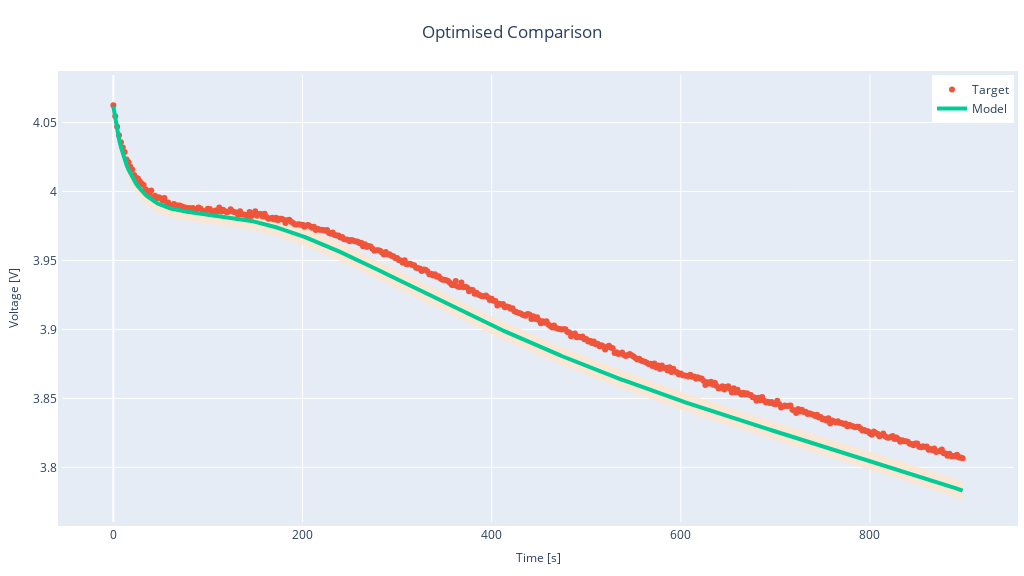

Notebook code cell kept with this figure:
### Markdown cell above
### Comparing System Response

We can quickly plot the system's response using the estimated parameters compared to the target:

### Code cell
pybop.quick_plot(x, cost, title="Optimised Comparison");

### Figure 1 — Plotly figure (JSON) as saved in the notebook; plotly's stock layout.template omitted (floating-point values rounded to 4 significant figures; data arrays with more than 128 entries replaced by an {"elided": "..."} marker saying what was removed)
{"data": [{"fill": "toself", "fillcolor": "rgba(255,229,204,0.8)", "hoverinfo": "skip", "line": {"color": "rgba(255,255,255,0)"}, "showlegend": false, "type": "scatter", "x": {"elided": "900 int values"}, "y": {"elided": "900 float values"}}, {"mode": "markers", "name": "Target", "type": "scatter", "x": {"elided": "450 int values"}, "y": {"elided": "450 float values"}}, {"line": {"width": 4}, "mode": "lines", "name": "Model", "type": "scatter", "x": {"elided": "450 int values"}, "y": {"elided": "450 float values"}}], "layout": {"autosize": false, "height": 576, "legend": {"font": {"size": 12}, "x": 1, "xanchor": "right", "y": 1, "yanchor": "top"}, "margin": {"b": 10, "l": 10, "pad": 4, "r": 10, "t": 75}, "showlegend": true, "title": {"text": "Optimised Comparison", "x": 0.5}, "width": 1024, "xaxis": {"tickfont": {"size": 12}, "title": {"font": {"size": 12}, "text": "Time [s]"}}, "yaxis": {"tickfont": {"size": 12}, "title": {"font": {"size": 12}, "text": "Voltage [V]"}}}}
